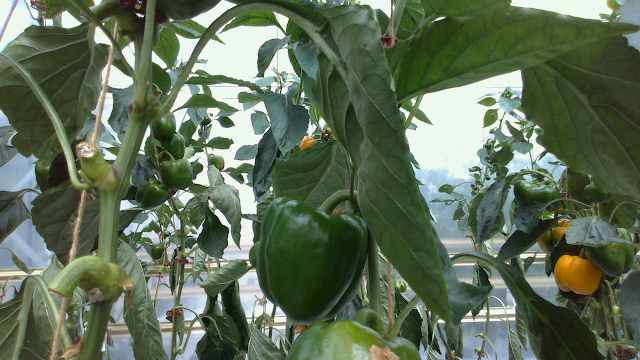
#> input picture color_image.png, 640 x 360 px
$ python depth_to_pointcloud.py
#> lines starting #> are read from the running program, lines starting #| are printed output that depends on the picture; after the words box and inside, x2 and y2 are one past the last pixel; in counts of white or black regions, pixels touching at a corner belong together

import numpy as np

def depth_to_pointcloud(depth_image, cx, cy, fx, fy, max_depth=None):
  """Convert depth image to pointcloud. See: https://ros.org/reps/rep-0118.html
     Note: This package does not handle negative floating point inputs.

  Args:
      depth_image (numpy.ndarray): Depth image with (height, width) shape and numpy.uint16 or numpy.float dtype
      cx (float): Camera parameter.
      cy (float): Camera parameter.
      fx (float): Camera parameter.
      fy (float): Camera parameter.
      max_depth  (float): Assigns NaN value to points exceeding the maximum depth. In meters.

  Returns:
      numpy.ndarray: Pointcloud with shape (3, height, width)
  """
  u,v = np.meshgrid(np.arange(0, depth_image.shape[1]), np.arange(0, depth_image.shape[0]), sparse=True)

  if np.issubdtype(depth_image.dtype, np.uint16):
    nan_mask = depth_image == 0
    depth_image = depth_image.astype(np.float32) / 1000.0
    depth_image[nan_mask] = np.nan

  if max_depth is not None:
    max_depth_mask = depth_image > max_depth
    depth_image[max_depth_mask] = np.nan

  px = (u - cx) * depth_image / fx
  py = (v - cy) * depth_image / fy
  pz = depth_image
  return np.stack([px,py,pz], axis=0).copy()

# Example code
if __name__ == "__main__":

  # Read Data
  import cv2
  cx, cy, fx, fy = 319.55487061, 187.6280365, 452.25476074, 452.47180176
  color_image = cv2.cvtColor(cv2.imread('color_image.png', cv2.IMREAD_COLOR), cv2.COLOR_BGR2RGB)/255 # shape: (360, 640, 3)
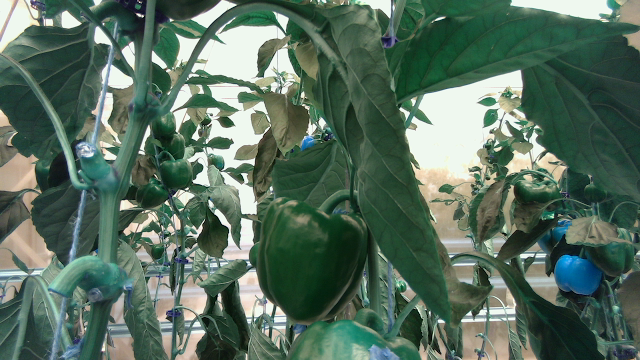
#> color_image: shape (360, 640, 3) float64; mean B, G, R 0.374, 0.434, 0.343
  depth_image = cv2.imread('depth_image.png', cv2.IMREAD_ANYDEPTH) # shape: (360, 640)
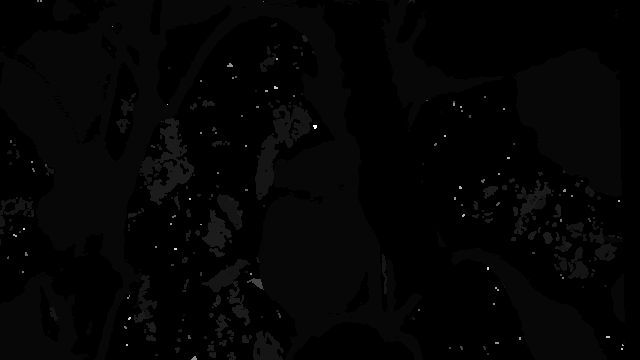
#> input picture depth_image.png, 640 x 360 px
#> depth_image is the input picture: shape (360, 640) uint16; min 0, max 9270, mean 207.3

  # Depth to Pointcloud
  pointcloud = depth_to_pointcloud(depth_image, cx, cy, fx, fy, max_depth=1.0) # organized. shape: (3, 360, 640)
#> in depth_to_pointcloud, `nan_mask = depth_image == 0`:
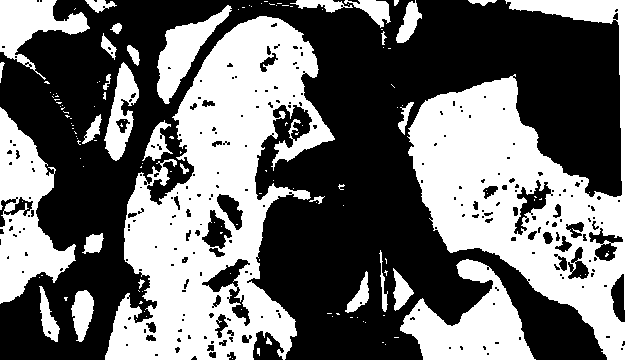
#> nan_mask: shape (360, 640) bool; 44.3% white; 140 white regions (106 under 20 px), largest, box (x1, y1, x2, y2) and area: (105, 16, 335, 360) 37949, (407, 0, 640, 360) 36361, (0, 107, 76, 304) 7291
#> in depth_to_pointcloud, `max_depth_mask = depth_image > max_depth`: max_depth_mask: shape (360, 640) bool; 2.8% white; 224 white regions (175 under 20 px), largest, box (x1, y1, x2, y2) and area: (147, 118, 194, 205) 1544, (514, 180, 553, 235) 666, (202, 210, 232, 249) 580
#> in depth_to_pointcloud, `depth_image[max_depth_mask] = np.nan`:
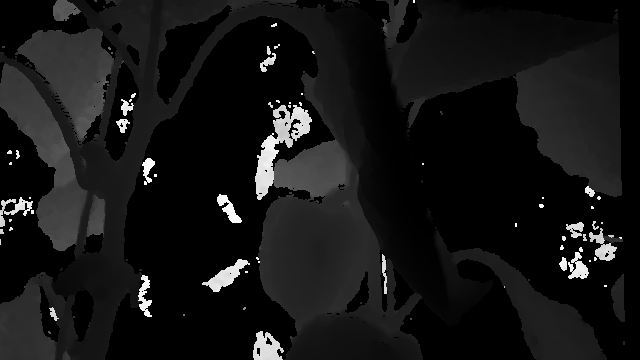
#> depth_image: shape (360, 640) float32; 47.06% of the values are NaN or infinite; the others: min 0.19, max 1, mean 0.318; drawn with min black, max white, NaN and infinite black
#> in depth_to_pointcloud, `px = (u - cx) * depth_image / fx`:
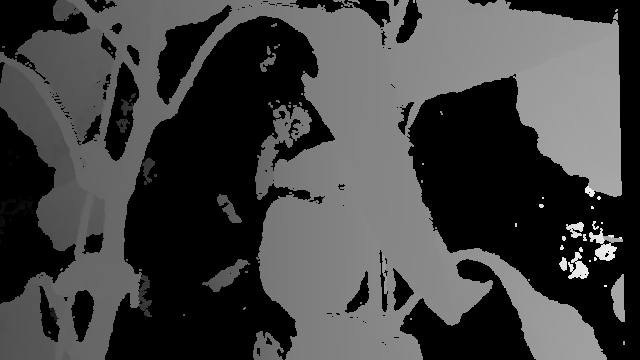
#> px: shape (360, 640) float64; 47.06% of the values are NaN or infinite; the others: min -0.663, max 0.657, mean -0.015; drawn with min black, max white, NaN and infinite black
#> in depth_to_pointcloud, `py = (v - cy) * depth_image / fy`:
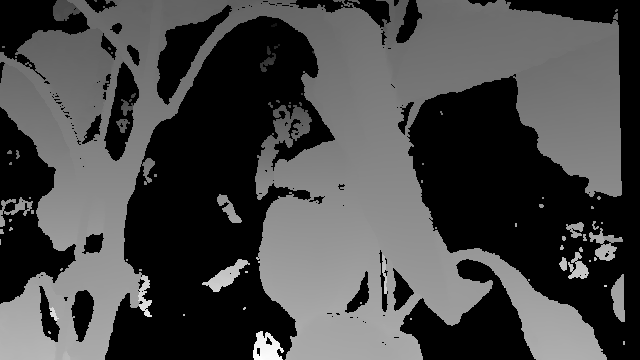
#> py: shape (360, 640) float64; 47.06% of the values are NaN or infinite; the others: min -0.407, max 0.345, mean -0.0108; drawn with min black, max white, NaN and infinite black

  # Filter Pointcloud from NaN values
  finite_mask = np.isfinite(pointcloud.sum(axis=0)) # shape: (360, 640)
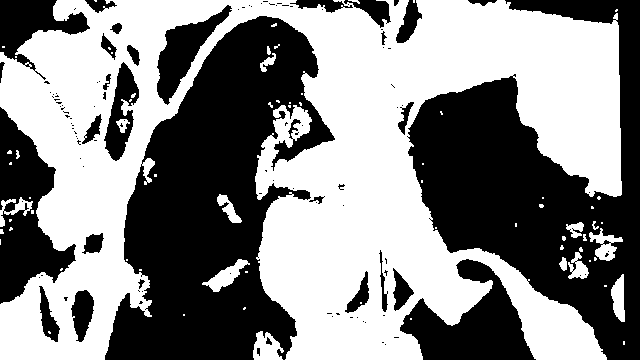
#> finite_mask: shape (360, 640) bool; 52.9% white; 117 black regions (85 under 20 px), largest, box (x1, y1, x2, y2) and area: (105, 16, 335, 360) 43042, (407, 0, 640, 360) 38057, (0, 107, 76, 304) 7414
  pointcloud_filtered = pointcloud[:,finite_mask].copy() # not-organized. shape: (3, 121982)
  color_image_filtered = np.moveaxis(color_image, 2, 0)[:, finite_mask].copy() # shape: (3, 121982)

  # Visualization
  import open3d as o3d
  pcd = o3d.geometry.PointCloud()
  pcd.points = o3d.utility.Vector3dVector(pointcloud_filtered.T.reshape((-1,3)))
  pcd.colors = o3d.utility.Vector3dVector(color_image_filtered.T.reshape((-1,3)))
  o3d.visualization.draw_geometries([pcd])
